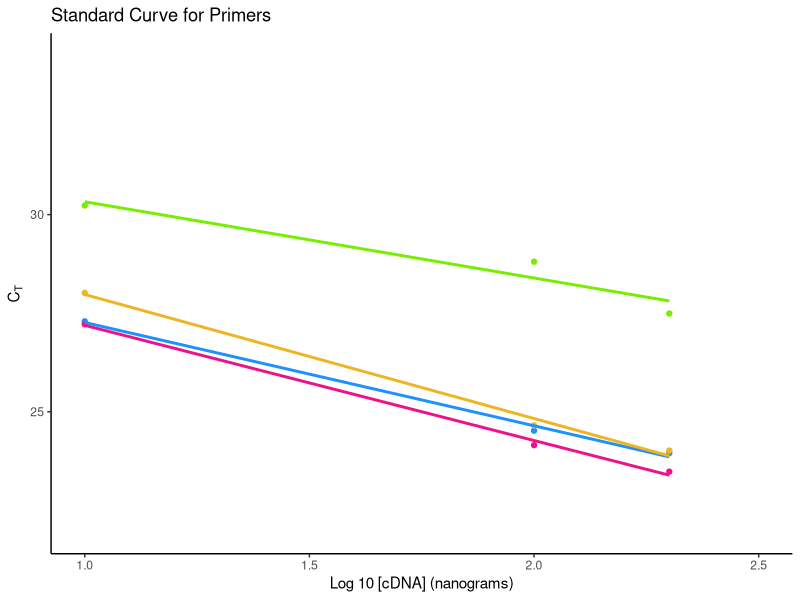
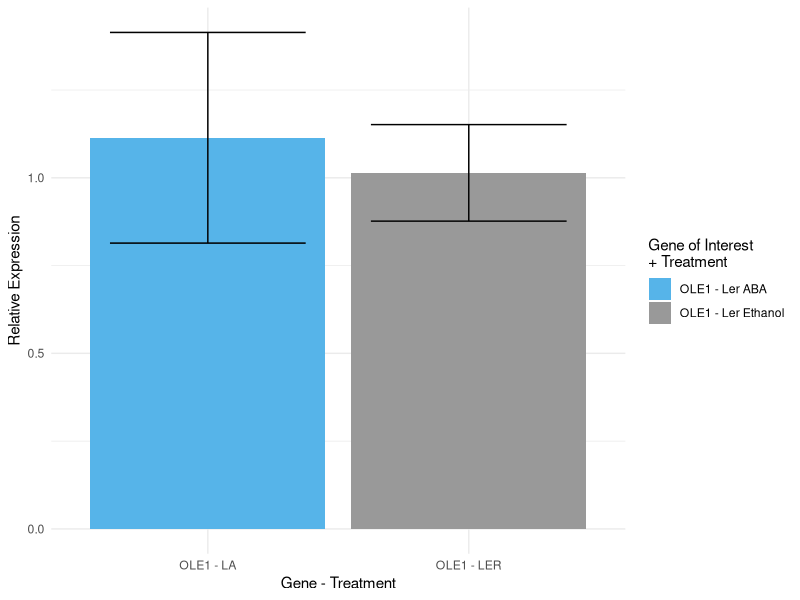
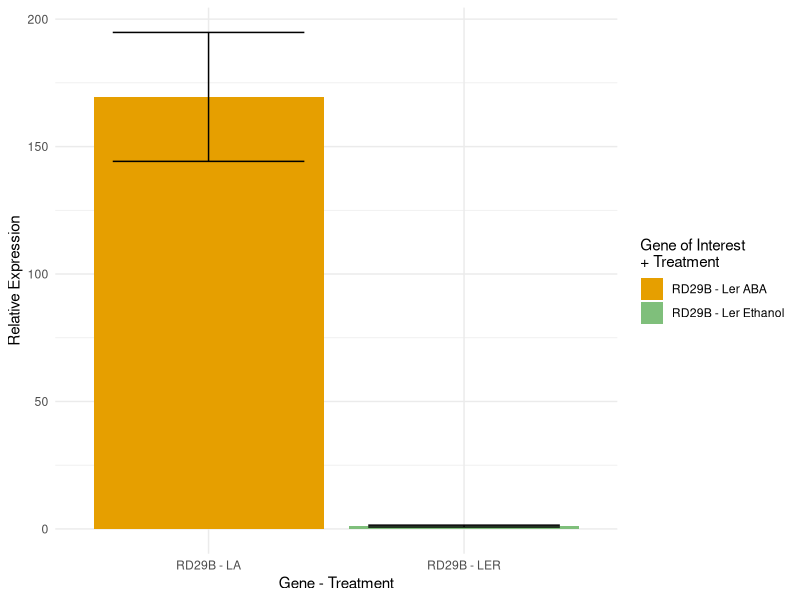
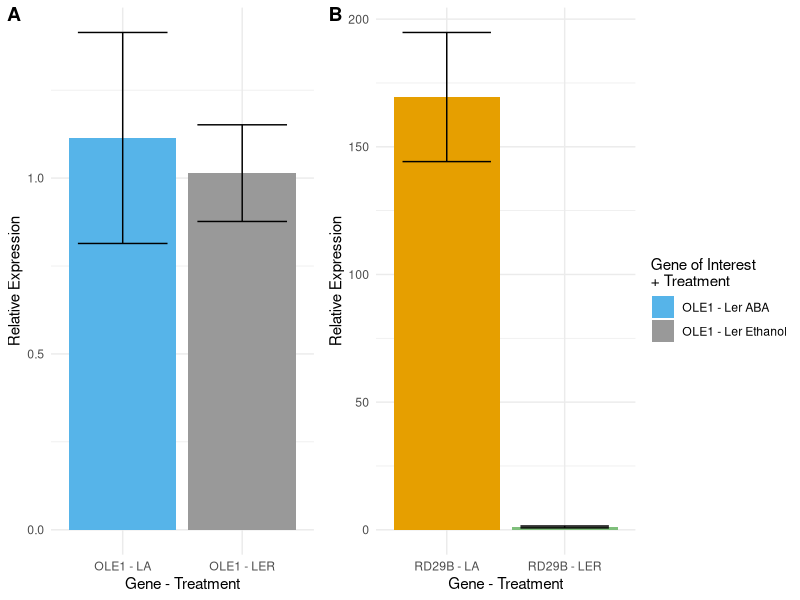
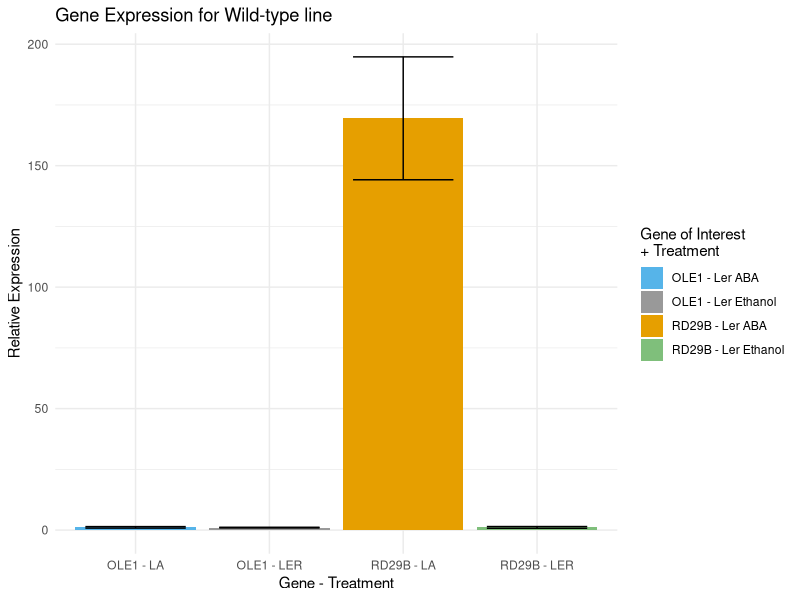
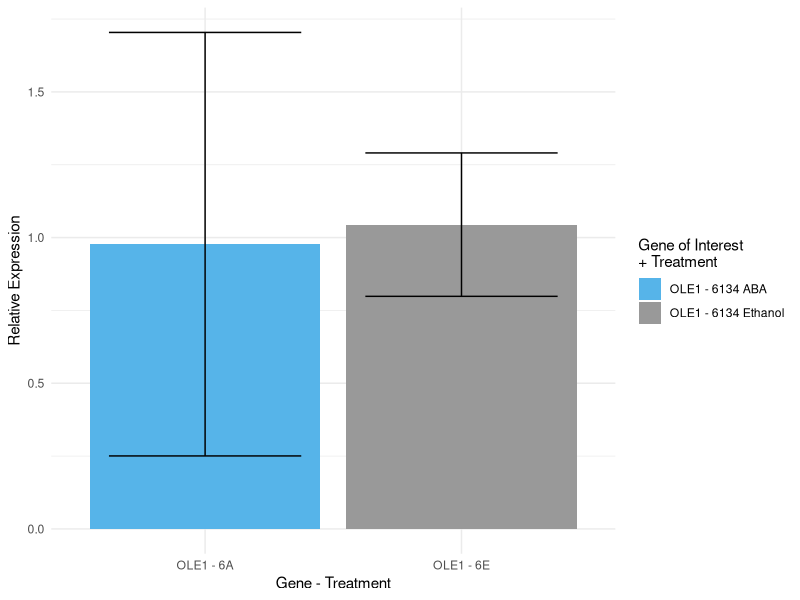
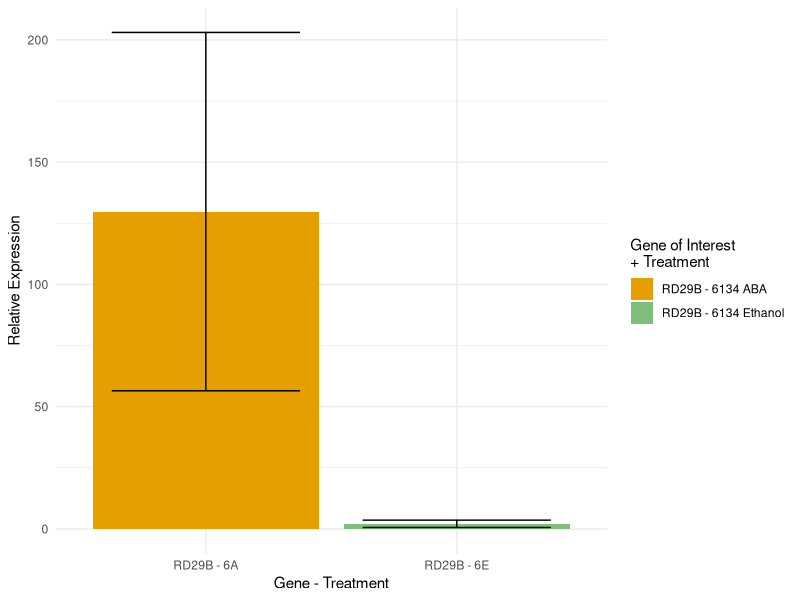
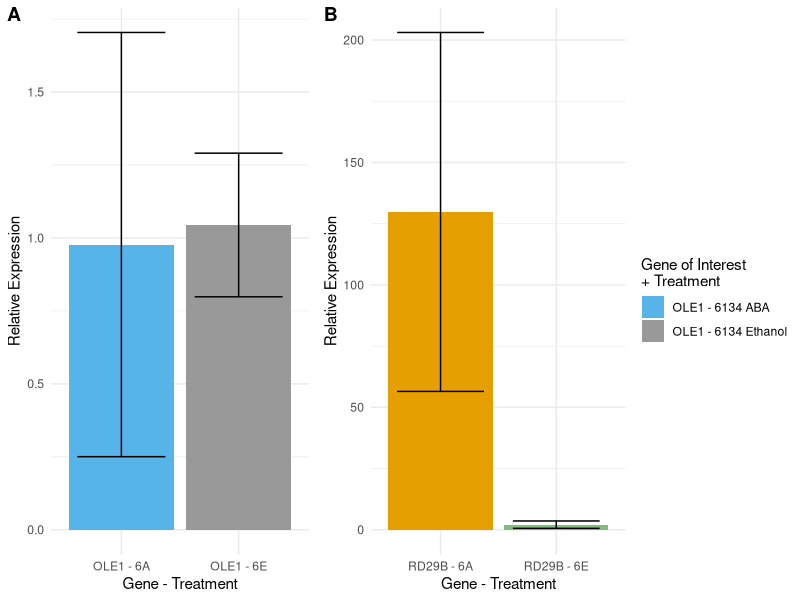

Recreate these plots in R, in order.
## ---- chunk 1
knitr::opts_chunk$set(echo = TRUE)
## ---- chunk 2
library(knitr)
kable(data.frame("prefix" = c("deci","centi","milli","micro","nano","pico","femto","atto"), "Factor base 10" = c(-1,-2,-3,-6,-9,-12,-15,-18), "symbol" = c("d","c","m","mu","n","p","f","a"), "Prefix" = c("deca","hecto","kilo","mega","giga","tera","peta","exa"), "Factor base 10" = c(1,2,3,6,9,12,15,18), "symbol" = c("da","h","k","M","G","T","P","E")))
## ---- chunk 3
#primer standardization curve should be aggregate
m <- matrix(c(200,100,10,23.9517084757487, 24.5212860107421, 27.2934220631917, 23.481273651123, 24.1533749898275, 27.2198842366536, 27.4925855000814, 28.8062438964843, 30.2306162516276, 24.0163377126058, 24.6537246704101, 28.0144208272298), nrow = 3)
m
m[,1] <- log(m[,1], base = 10)
m
colnames(m) <- c("x","y1","y2","y3","y4")
m <- data.frame(m)
m

lm(y1~x, data  = m)

library(ggplot2)

ggplot(m, aes(x=x)) +
  geom_point(aes(y=y1), col = "dodgerblue") + geom_point(aes(y=y2), col = "deeppink2") + geom_point(aes(y=y3), col = "chartreuse2") + geom_point(aes(y=y4), col = "goldenrod2") + 
  geom_smooth(aes(y=y1), method = "lm",se= F,col = "dodgerblue") +  geom_smooth(aes(y=y2), method = "lm",se= F, col = "deeppink2") + geom_smooth(aes(y=y3), method = "lm",se= F, col = "chartreuse2")+ geom_smooth(aes(y=y4), method = "lm",se= F, col = "goldenrod2")+ xlab("Log 10 [cDNA] (nanograms)") + ylab(expression('C'[T])) + xlim(1,2.5) + ylim(22,34) +ggtitle("Standard Curve for Primers") +
  theme(panel.grid.major = element_blank(), panel.grid.minor = element_blank(),
        panel.background = element_blank(), axis.line = element_line(colour = "black"))

one <- lm(y1~x, data = m)
two <- lm(y2~x, data = m)
three <- lm(y3~x, data = m)
four <- lm(y4~x, data = m)

summary(one)
summary(two)
summary(three)
summary(four)
## ---- chunk 4
### relative expression plot
### LER A AND LER ETH
library(tidyverse)
library(ggpubr)
t <- matrix(c(1.11403189024852, 1.0140646013784, 169.490832162453, 1.10480500761417, 0.814039999061835, 0.876643070390131, 144.199260689955, 0.742900052059038, 1.4140237814352, 1.15148613236668, 194.782403634951, 1.46670996316929), 4)
t

t <- data.frame(t)

rownames(t) <- c("OLE1 - LA", "OLE1 - LER", "RD29B - LA", "RD29B - LER")
t <- rownames_to_column(t)

colnames(t) <- c("Gene","expr1", "Lower", "Upper")
t_ole <- t[1:2,]
t_rd <- t[3:4,]

olegg1 <- ggplot(t_ole, aes(Gene, expr1, fill = Gene)) + geom_col()  + geom_errorbar(aes(ymin = Lower, ymax = Upper), width = .75) + xlab("Gene - Treatment") + ylab("Relative Expression") + scale_fill_manual(values=c("#56B4E9","#999999","#E69F00"),name="Gene of Interest\n+ Treatment",
                         breaks=c("OLE1 - LA", "OLE1 - LER"),
                         labels=c("OLE1 - Ler ABA", "OLE1 - Ler Ethanol")) +theme_minimal() 
olegg1

rdgg1 <- ggplot(t_rd, aes(Gene, expr1,fill = Gene)) + geom_col()  + geom_errorbar(aes(ymin = Lower, ymax = Upper), width = .75) + xlab("Gene - Treatment") + ylab("Relative Expression") + scale_fill_manual(values=c("#E69F00","#7fbf7b","#999995"), name="Gene of Interest\n+ Treatment",
                         breaks=c("RD29B - LA", "RD29B - LER"),
                         labels=c("RD29B - Ler ABA", "RD29B - Ler Ethanol")) +theme_minimal() 
rdgg1
fig <- ggarrange(olegg1,rdgg1, labels = c("A","B"), nrow=1, ncol = 2,
                 common.legend = TRUE, legend = "right")

fig 

ggplot(t, aes(Gene, expr1, fill = Gene)) + geom_col()  + geom_errorbar(aes(ymin = Lower, ymax = Upper), width = .75) + xlab("Gene - Treatment") + ylab("Relative Expression") + scale_fill_manual(values=c("#56B4E9","#999999","#E69F00","#7fbf7b"),name="Gene of Interest\n+ Treatment",
                         breaks=c("OLE1 - LA", "OLE1 - LER","RD29B - LA", "RD29B - LER"),
                         labels=c("OLE1 - Ler ABA", "OLE1 - Ler Ethanol","RD29B - Ler ABA", "RD29B - Ler Ethanol")) +theme_minimal() + ggtitle("Gene Expression for Wild-type line")

## ---- chunk 5
## relative expression
## 6134 ABA AND 6134 ETH
t <- matrix(c(0.977269186280336, 1.0444301621343, 129.789739009814, 2.09451616953587, 0.250437616778727, 0.798348382264434, 56.5040597263422, 0.591852316141458, 1.70410075578194, 1.29051194200417, 203.075418293286, 3.59718002293028), 4)
t

t <- data.frame(t)

rownames(t) <- c("OLE1 - 6A", "OLE1 - 6E", "RD29B - 6A", "RD29B - 6E")
t <- rownames_to_column(t)

colnames(t) <- c("Gene","expr1", "Lower", "Upper")
t_ole <- t[1:2,]
t_rd <- t[3:4,]

olegg1 <- ggplot(t_ole, aes(Gene, expr1, fill = Gene)) + geom_col()  + geom_errorbar(aes(ymin = Lower, ymax = Upper), width = .75) + xlab("Gene - Treatment") + ylab("Relative Expression") + scale_fill_manual(values=c("#56B4E9","#999999","#E69F00"),name="Gene of Interest\n+ Treatment",
                         breaks=c("OLE1 - 6A", "OLE1 - 6E"),
                         labels=c("OLE1 - 6134 ABA", "OLE1 - 6134 Ethanol")) +theme_minimal() 
olegg1

rdgg1 <- ggplot(t_rd, aes(Gene, expr1,fill = Gene)) + geom_col()  + geom_errorbar(aes(ymin = Lower, ymax = Upper), width = .75) + xlab("Gene - Treatment") + ylab("Relative Expression") + scale_fill_manual(values=c("#E69F00","#7fbf7b","#999995"), name="Gene of Interest\n+ Treatment",
                         breaks=c("RD29B - 6A", "RD29B - 6E"),
                         labels=c("RD29B - 6134 ABA", "RD29B - 6134 Ethanol")) +theme_minimal() 
rdgg1
fig <- ggarrange(olegg1,rdgg1, labels = c("A","B"), nrow=1, ncol = 2,
                 common.legend = TRUE, legend = "right")

fig 

ggplot(t, aes(Gene, expr1, fill = Gene)) + geom_col()  + geom_errorbar(aes(ymin = Lower, ymax = Upper), width = .75) + xlab("Gene - Treatment") + ylab("Relative Expression") + scale_fill_manual(values=c("#56B4E9","#999999","#E69F00","#7fbf7b"),name="Gene of Interest\n+ Treatment",
                         breaks=c("OLE1 - 6A", "OLE1 - 6E", "RD29B - 6A", "RD29B - 6E"),
                         labels=c("OLE1 - 6134 ABA", "OLE1 - 6134 Ethanol","RD29B - 6134 ABA", "RD29B - 6134 Ethanol")) +theme_minimal() + ggtitle("Gene Expression for AGP31-mutant line")


## ---- chunk 6
## REMAKING RESCUE LINE PLOTS
t <- matrix(c(3.1241226911872, 1.60205112996825, 139.63573981855, 1.23105532903857, 1.67950402187815, 0.580102721931736, 94.8449991321303, 0.644826009201893, 4.56874136049624, 2.62399953800477, 184.42648050497, 1.81728464887524),4)
t <- data.frame(t)

rownames(t) <- c("OLE1 - RA", "OLE1 - RE", "RD29B - RA", "RD29B - RE")
t <- rownames_to_column(t)
colnames(t) <- c("Gene","expr1","Lower","Upper")

t_ole <- t[1:2,]
t_rd <- t[3:4,]

olegg1 <- ggplot(t_ole, aes(Gene, expr1, fill = Gene)) + geom_col() + geom_errorbar(aes(ymin = Lower, ymax = Upper), width = .75)+ xlab("Gene - Treatment") + ylab("Relative Expression") + scale_fill_manual(values=c("#56B4E9","#999999","#E69F00"),name="Gene of Interest\n+ Treatment",
                         breaks=c("OLE1 - RA", "OLE1 - RE"),
                         labels=c("OLE1 - R2-4 ABA", "OLE1 - R2-4 Ethanol"))+theme_minimal() 
olegg1

rdgg1 <- ggplot(t_rd, aes(Gene, expr1,fill = Gene)) + geom_col()  + geom_errorbar(aes(ymin = Lower, ymax = Upper), width = .75)+ xlab("Gene - Treatment") + ylab("Relative Expression") + scale_fill_manual(values=c("#E69F00","#7fbf7b","#999995"), name="Gene of Interest\n+ Treatment",
                         breaks=c("RD29B - RA", "RD29B - RE"),
                         labels=c("RD29B - R2-4 ABA", "RD29B - R2-4 Ethanol")) +theme_minimal() 
rdgg1

fig <- ggarrange(olegg1,rdgg1, labels = c("A","B"), nrow=1, ncol = 2,
                 common.legend = TRUE, legend = "right")

fig 

ggplot(t, aes(Gene, expr1, fill = Gene)) + geom_col() + geom_errorbar(aes(ymin = Lower, ymax = Upper), width = .75) + xlab("Gene - Treatment") + ylab("Relative Expression") + scale_fill_manual(values=c("#56B4E9","#999999","#E69F00","#7fbf7b"),name="Gene of Interest\n+ Treatment",
                         breaks=c("OLE1 - RA", "OLE1 - RE", "RD29B - RA", "RD29B - RE"),
                         labels=c("OLE1 - R2-4 ABA", "OLE1 - R2-4 Ethanol","RD29B - R2-4 ABA", "RD29B - R2-4 Ethanol")) +theme_minimal() + ggtitle("Gene Expression for AGP-rescue line")
## ---- chunk 7
library(knitr)
kable(data.frame("Sample"= c("LG1","LG2","LR1","LR2","6G1","6G2","6R1","6R2"), "Total Weight (g)" = c(0.208,0.21,0.164,0.159,0.224,0.22,0.187,0.208)), col.names = c("Sample", "Total Weight (g)"))
## ---- chunk 8
library(tidyverse)
bsa <- data.frame("conc" = c(0.0625,0.125,0.25,0.5,1), "abs" = c(0.014,0.049,0.0715,0.1465,0.223))

bsa %>% ggplot(aes(x = conc, y = abs)) + geom_line(col = "dodgerblue", size = .6) + geom_point(col = "dodgerblue") + geom_smooth(method = "lm", se = F, col = "black", lty = 1, size = .5) + xlab("BSA Concentration (mg/mL)") + ylab("Absorbance at 595 nm ") + theme_minimal()

lm(bsa$abs ~ bsa$conc) %>% summary()

## ---- chunk 9
data.frame(a = c('LG1','LG2','LR1','LR2','6G1','6G2','6R1','6R2'), t = c(117,95,88,88,98,108,88,85), b = c(0.141,0.15,0.096,0.098,0.166,0.142,0.144,0.117), c = c(3.82995976554739,4.07941337174647,2.58269173455196,2.63812586926287,4.52288644943374,3.85767683290284,3.91311096761375,3.16475014901649), d = c(0.448105292569044,0.387544270315915,0.227276872640572,0.232155076495132,0.443242872044506,0.416629097953507,0.34435376515001,0.269003762666402), e = c(2.1543523681204,1.84544890626626,1.38583458927178,1.4600948207241,1.97876282162726,1.89376862706139,1.84146398475941,1.29328732051155)) %>% kable(col.names = c("Sample Name","Protein Sample Stock Volume (uL)", "Absorbance at 595 nm", "Sample Protein Concentration (mg/mL)", "Total Sample Protein (g)", "Yield (mg/g)"))
## ---- chunk 10
data.frame(a = c(15,20,25,37,50,75), b = c(10.477499868,19.04999976,27.51666632,41.01041615,53.97499932,75.776665712)) -> pp 
pp %>% ggplot(aes(x = b, y = a)) + geom_point(col = "dodgerblue") + geom_line(col = "dodgerblue", size = 0.6) + geom_smooth(method = "lm", se = F, col = "black", lty = 1, size = .5) + ylab("Molecular Weight (kD)") + xlab("Distance from Gel Bottom (mm)") + theme_minimal()

lm(pp$a~pp$b) %>% summary()
## ---- chunk 11
data.frame(a = c('A','B','C','D','E','F','G','H'), b = c(7.38021785499206,20.8356474960431,22.8396476553486,54.3310787301489,19.6905045478685,5.66250343273023,17.1139329144758,35.149934348225)) %>% kable(col.names = c("Protein Marker", "Molecular Weight (kD)"))
